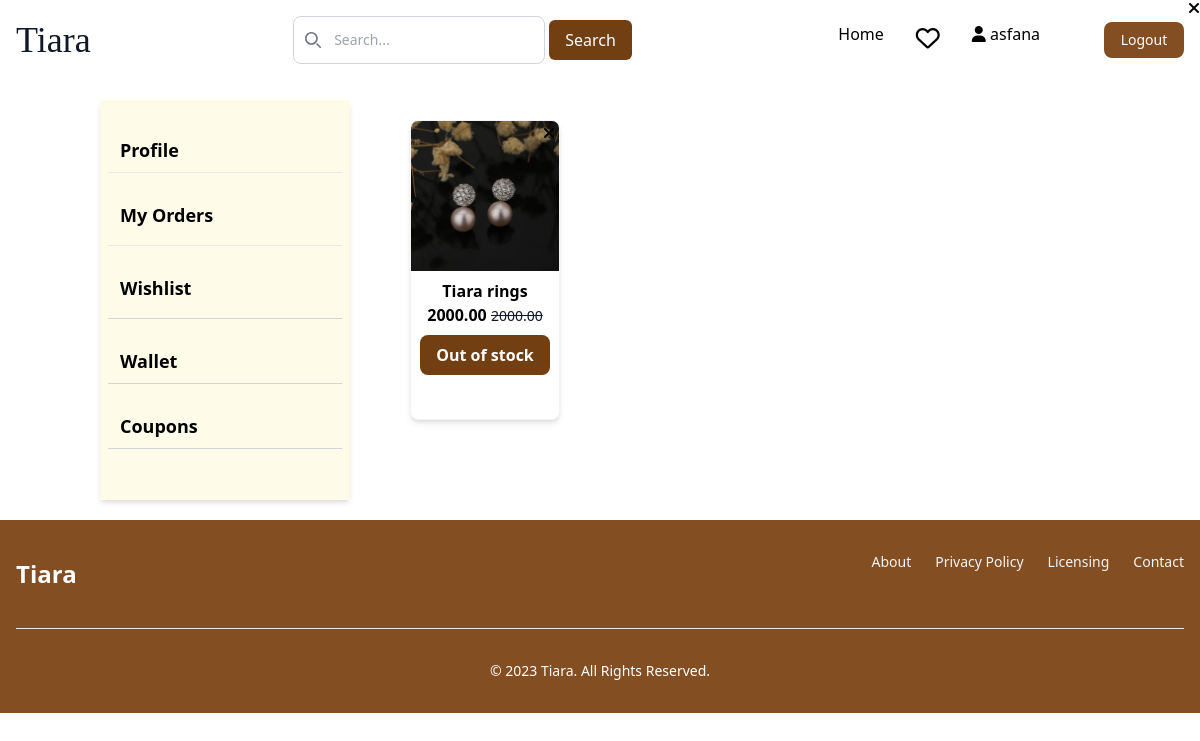
The app's page /userdetails/wishlist/ (signed in) with its own data.
### authentication/models.py (models this page shows, shortened)
class Custom_user(AbstractBaseUser, PermissionsMixin):
    email = models.EmailField(unique=True)
    password = models.CharField(max_length=50)
    otp = models.IntegerField(default=0000)
    otp_created_at = models.DateTimeField(auto_now=True)
    otp_expiry = models.DurationField(default=timezone.timedelta(minutes=1))
    is_active = models.BooleanField(default=True)
    is_verified = models.BooleanField(default=False)
    created_date = models.DateField(auto_now_add=True)
    name = models.CharField(max_length=50)
    date_of_birth = models.CharField(max_length=50)
    phone_Number = models.CharField(max_length=10)
    address = models.TextField()
    gender = models.CharField(max_length=10)
    is_staff = models.BooleanField(default=False)
    pro_pic = models.ImageField(upload_to="User/image/User")
    referal_code = models.CharField(max_length=12, unique=True, blank=True, null=True)
    USERNAME_FIELD = 'email'
    objects = CustomUserManager()

### userdetails/models.py (models this page shows)
class Wishlist(models.Model):
    user = models.ForeignKey(Custom_user, on_delete=models.CASCADE)
    variant = models.ForeignKey(Variant, on_delete=models.CASCADE)

### adminapp/models.py (models this page shows, shortened)
class Variant(models.Model):
    color=models.CharField(max_length=50, default="None")
    product=models.ForeignKey(Product, on_delete=models.CASCADE, related_name='variants')
    price = models.DecimalField(default=0, max_digits=7, decimal_places=2)
    stock=models.IntegerField(default=0)
    img1=models.ImageField(upload_to='product_images',blank=True)
    img2=models.ImageField(upload_to='product_images',blank=True)
    img3=models.ImageField(upload_to='product_images',blank=True)
    img4=models.ImageField(upload_to='product_images',blank=True)
    active=models.BooleanField(default=True)
    discount_price = models.DecimalField(default=0, max_digits=7, decimal_places=2)

class Product(models.Model):
    productname=models.CharField(max_length=50)
    category=models.ForeignKey(Category,on_delete=models.CASCADE)
    details=models.CharField(max_length=100, default='None')
    description=models.TextField()
    active = models.BooleanField(null=True, blank=True)
    offer = models.ForeignKey(ProductOffer, on_delete=models.SET_NULL, null=True, blank=True)

### userdetails/views.py (the view)
# urls.py: path('wishlist/', views.wishlist, name="wishlist"),
@login_required(login_url='login')
def wishlist(request):
    wishlist=Wishlist.objects.filter(user=request.user)
    return render(request, 'user/wishlist.html', {'wishlist':wishlist})

### templates/user/wishlist.html (shortened to what this page needs)
{% extends 'base.html' %}
{% block content %}
{% include 'profile.html' %}
 {% if wishlist %}
 <div class=" overflow-x-auto">
    <div class="flex flex-wrap justify-center">
      {% if wishlist %}
        {% for list in wishlist %}
            <a href="{% url 'product_details' list.variant.id %}">
                <div class="m-10 max-w-xs overflow-hidden rounded-lg border border-gray-100 bg-white shadow-md transition-transform transform hover:scale-105" style="width: 150px; height: 300px;">
                    <img class="object-cover" src="{{ list.variant.img1.url }}" alt="product image" style="height: 150px; width: 200px; align-items: center;" />
                    <a href="{% url 'removewishlist' list.variant.id %}"><i class="fa-solid fa-xmark absolute top-1 right-1"></i></a>
                    <div class="mt-2">
                <p class= "text-center font-semibold">{{ list.variant.product.productname }}</p>
              <div class=" flex items-center justify-center">
                <p>
                  <span class="text-md font-bold  text-center">{{ list.variant.price }}</span>
                  <span class="text-sm text-slate-900 line-through text-center">{{ list.variant.price }}</span>
                </p>
              </div>
              <div class="text-center m-2">
                {% if list.variant.stock is 0 %}
                <button class="text-md font-semibold text-white bg-yellow-900 rounded-lg px-4 py-2" >
                Out of stock</button>
                  {% else %}
                <button class="text-md font-semibold text-white bg-yellow-900 rounded-lg px-4 py-2" >
                    <a href="{% url 'add_to_cart' list.variant.id %}">Move to Bag</a>
                </button>
                {% endif %}
            </div>
            </div>
          </div>
        </a>
        {% endfor %}
      {% endif %}
    </div>
    </div>
</div>
{% endif %}
{% endblock content %}

### templates/base.html (shortened to what this page needs)
{% load static %}
<!DOCTYPE html>
<head>
  <link rel="stylesheet" href="{% static 'css/styles.css' %}">
  <script src="https://cdn.tailwindcss.com"></script>
  <link href="https://cdnjs.cloudflare.com/ajax/libs/flowbite/2.2.0/flowbite.min.css" rel="stylesheet" />
  <link rel="stylesheet" href="https://cdnjs.cloudflare.com/ajax/libs/font-awesome/6.4.2/css/all.min.css">
  <link rel="stylesheet" href="https://cdnjs.cloudflare.com/ajax/libs/remixicon/3.5.0/remixicon.css"
 />
</head>
<body>
  <div style=" display: flex; flex-direction: column;">
</body>
<nav class=" bg-white ">
  <div class="max-w-screen-xl flex flex-wrap items-center justify-between mx-auto p-4">
    <a href="{% url 'home' %}" class="flex items-center space-x-3 rtl:space-x-reverse">
      <h1 class="font-serif self-center text-4xl text-gray-900 font-medium  ">Tiara</h1>
    </a>
    <div class="relative hidden md:block">
      <div class="absolute inset-y-0 start-0 flex items-center ps-3 pointer-events-none">
      </div>
      <form method="POST" action="{% url 'search' %}">
        <div class="flex">
      <input type="text" id="search" name="search"
        class="block w-full p-2 ps-10 text-sm text-gray-900 border border-gray-300 rounded-lg bg-white  "
        placeholder="Search...">
        <button class="px-4 py-2 m-1 bg-yellow-900 text-white rounded-md" type="submit">Search</button>
        </form>
      </div>
    </div>
    <div class="hidden w-full md:block md:w-auto" id="navbar-solid-bg">
      <ul
        class="flex flex-col font-medium mt-4 rounded-lg bg-gray-50 md:space-x-8 rtl:space-x-reverse md:flex-row md:mt-0 md:border-0 md:bg-transparent dark:bg-gray-800 md:dark:bg-transparent dark:border-gray-700">
        <li>
          <a href="{% url 'home' %}"
            class="block py-2 px-3 md:p-0 text-black bg-black-700 rounded md:bg-transparent md:text-black-700 md:dark:text-black-500 dark:bg-brown-600 md:dark:bg-transparent text-brown"
            aria-current="page">Home</a>
        </li>
        {% if request.user.is_authenticated %}
        <li>
          <a href="{% url 'wishlist' %}">
            <i class="fa-regular fa-heart text-2xl relative">
            </i></a>
        </li>
      <li>
        <a href="{% url 'profile' %}"><i class="fa-solid fa-user fa-3xl"></i>
        <span>{{ request.user.name }}</span></a>
      </li>
        <li>
          <button type="button"
            class="text-white bg-[#844E23] w-20  focus:ring-4 focus:outline-none  font-medium rounded-lg text-sm px-4 py-2 text-center "><a
              href="{% url 'logout' %}" onclick="return confirm('Are you sure you want to Logout?')">Logout</a>
            </button>
        </li>
        {% endif %}
      </ul>
    </div>
</nav>
  {% block content %}
  {% endblock content %}
  <footer class="bg-[#844E23] ">
    <div class="w-full max-w-screen-xl mx-auto p-4 md:py-8">
      <div class="sm:flex sm:items-center sm:justify-between">
        <span class="self-center text-2xl font-semibold whitespace-nowrap text-white">Tiara</span>
        <ul class="flex flex-wrap items-center mb-6 text-sm font-medium text-gray-100">
          <li>
            <a href="#" class="hover:underline me-4 md:me-6 ">About</a>
          </li>
          <li>
            <a href="#" class="hover:underline me-4 md:me-6 ">Privacy
              Policy</a>
          </li>
          <li>
            <a href="#" class="hover:underline me-4 md:me-6 ">Licensing</a>
          </li>
          <li>
            <a href="#" class="hover:underline ">Contact</a>
          </li>
        </ul>
      </div>
      <hr class="my-6 border-gray-200 sm:mx-auto dark:border-gray-700 lg:my-8" />
      <span class="block text-sm  sm:text-center text-white ">©
        2023 <a href="https://tiara.com/" class="hover:underline ">Tiara</a>.
        All Rights Reserved.</span>
    </div>
  </footer>
</body>

### records on screen
Custom_user: user.name "asfana"
Wishlist: variant.img1 (picture), variant.product.productname "Tiara rings", variant.price "2000.00", shows "Out of stock"
